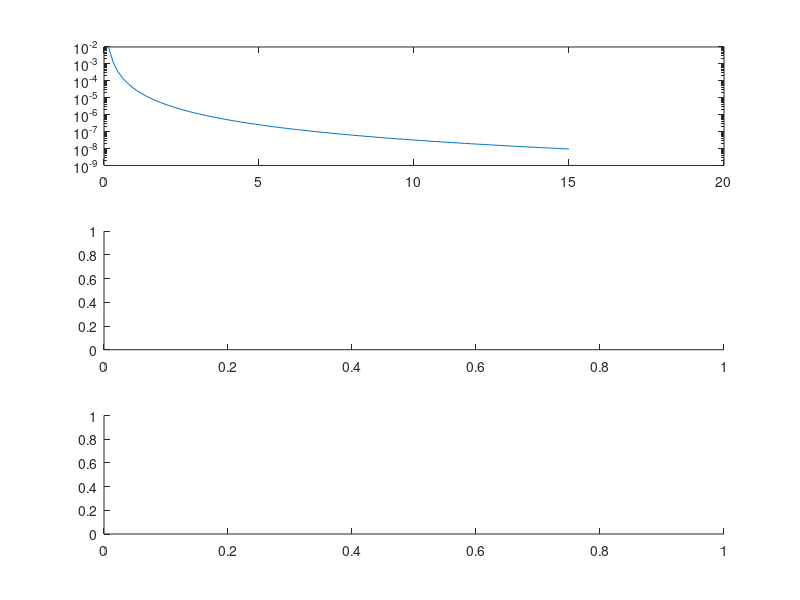

Write the MATLAB code that produced this figure. (Note: this script raises an error after producing the figure.)

mu0 = 1.2566e-06;
M = 8.22e22; % A m^2
RE = 6.3712e+03; % km
h = 100;

r0 = RE;
th0 = 90-60; % at field line crossing Earth's surface, from lat to colat
r1 = RE + h;
th2 = 90; % at equatorial plan

% We have r1 = Re+h, th2=90 deg, we need to get th1, r2 

th1 = asind(sqrt((RE+h)/4/RE));
%th1 = 30; % trying to see if assuming th2 = th0 changes anything?
r2 = r0*sind(th2)^2/sind(th0)^2;


f_B = @(r,th) mu0*M/(4*pi*r^3)*sqrt(1+3*cosd(th)^2);
f_Bth = @(th) mu0*M/(4*pi*(4*RE)^3)*sqrt(1+3*cosd(th)^2)/sind(th)^6;

B1 = f_B(r1,th1);
B2 = f_B(r2,th2);

pa1 = 90; % mirroring

pa2 = asind(sqrt(B2/B1)*sind(pa1))

B2B1 = (sqrt(1+3*cosd(th2))/sind(th2)^6)/(sqrt(1+3*cosd(th1))/sind(th1)^6);
B2B1_th90 = (sqrt(1+3*0)/1^6)/(sqrt(1+3*cosd(th1))/sind(th1)^6);

% c
h = 100; % km
th0 = 90-[15 30 45 60 70];
th1 = asind(sqrt((RE+h)/RE)*sind(th0));

B2B1 = sind(th1).^6./sqrt(1+3*cosd(th1).^2);
pa2 = asind(sqrt(B2B1));

%% Plasma pause radius
mu0 = 1.2566e-06;
RE = 6.3712e+06; % m
M = 8.22e22; % A m^2
wE = 2*pi/(24*60*60); % Earth's rotation frequency, rad/s
Econv = 1*[0.5 2]*1e3/(RE); % kV/RE - > V/m (to have V in SI units)
r = (mu0*M*wE./(4*pi*Econv)).^(1/2);

Bz = @(r) mu0*M./(4*pi*r.^3);
vcorot = @(r) wE.*r;
Ecorot = @(r) Bz(r).*vcorot(r);
vconv = @(r,Econv) Econv./Bz(r);

rmin = 0; rmax = 15*RE;
rvec = linspace(rmin,rmax,100);

colors = [     0    0.4470    0.7410;...
          0.8500    0.3250    0.0980;...
          0.9290    0.6940    0.1250];
clear h
nrows = 3; ncols = 1; ipanel = 0;
for irow = 1:nrows, for icol = 1:ncols, ipanel = ipanel + 1; h(ipanel) = subplot(nrows,ncols,ipanel); end, end
isub = 1;

hca = h(isub); isub = isub + 1;
semilogy(hca,rvec/RE,Bz(rvec))
hca.YTick = 10.^(-7:1:10);
hca.YLabel.String = 'Magnetic field (T)';
hca.XLabel.String = 'Radius (R_E)';

hca = h(isub); isub = isub + 1;
semilogy(hca,rvec/RE,vcorot(rvec))
hca.YTick = 10.^(-7:1:10);
hca.YLabel.String = 'Speed (m/s)';
hca.XLabel.String = 'Radius (R_E)';

hca = h(isub); isub = isub + 1;
semilogy(hca,rvec/RE,Ecorot(rvec),...
  [rmin rmax]/RE,Econv(1)*[1 1],...
  [rmin rmax]/RE,Econv(2)*[1 1])
hold(hca,'on')
set(hca,'ColorOrder',colors(2:3,:))
semilogy(r(2)/RE,Econv(2),'*')
semilogy(r(1)/RE,Econv(1),'*')
hold(hca,'off')
hca.YTick = 10.^(-7:1:10);
hca.YLabel.String = 'Electric field (V/m)';
hca.XLabel.String = 'Radius (R_E)';

c_eval('h(?).FontSize = 14;',1:numel(h))
c_eval('h(?).XTick = [0:2:20];',1:numel(h))
c_eval('h(?).XGrid = ''on''; h(?).YGrid = ''on'';',1:numel(h))
hl = findobj(gcf,'type','line');
c_eval('hl(?).LineWidth = 2;',1:numel(hl))
c_eval('h(?).LineWidth = 1;',1:numel(h))
compact_panels(0.02,0.00)